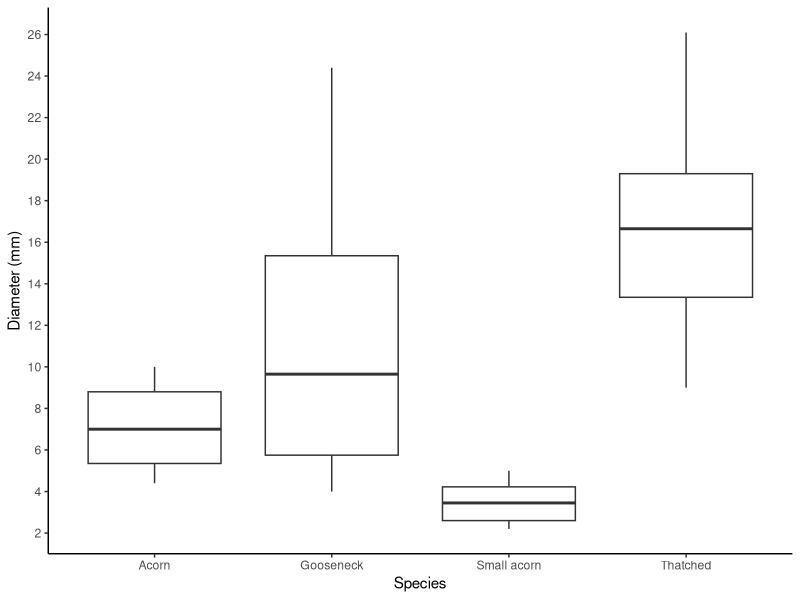
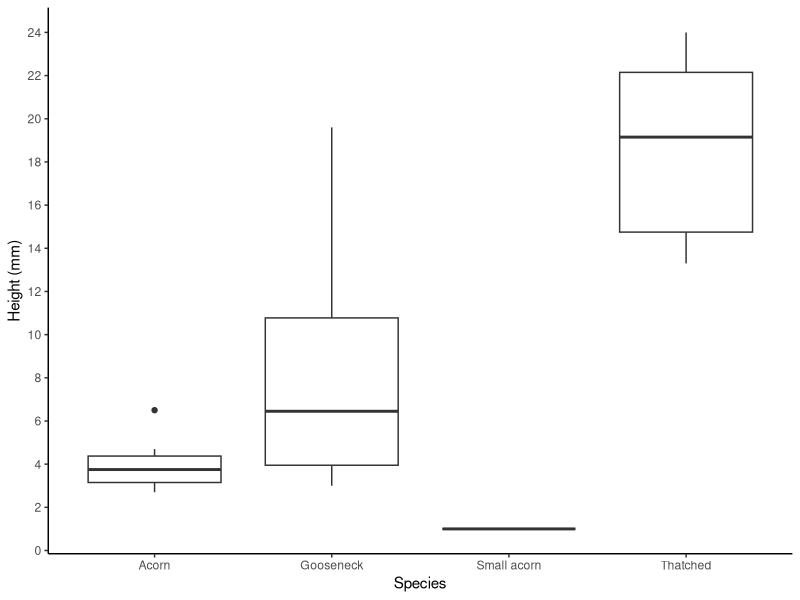

Source code (R) for these figures, in order:
###Barnacle Measurements

library(ggplot2)

setwd("~/OneDrive - UBC/Year 5/Ecology")
barnacle <- read.csv("Barnacle Measurements.csv")
na.omit(barnacle)
barnacle1 <- barnacle[-c(41,42), ]
barnaclegraphdiameter <- ggplot(barnacle1, aes(x=Species, y=Diameter)) + geom_boxplot() + theme_classic()+
  scale_y_continuous(breaks = scales::pretty_breaks(n = 10)) + ylab("Diameter (mm)")
barnaclegraphdiameter
barnaclegraphheight<- ggplot(barnacle1, aes(x=Species, y=Height)) + geom_boxplot() + theme_classic()+
  scale_y_continuous(breaks = scales::pretty_breaks(n = 10)) + ylab("Height (mm)")
barnaclegraphheight
